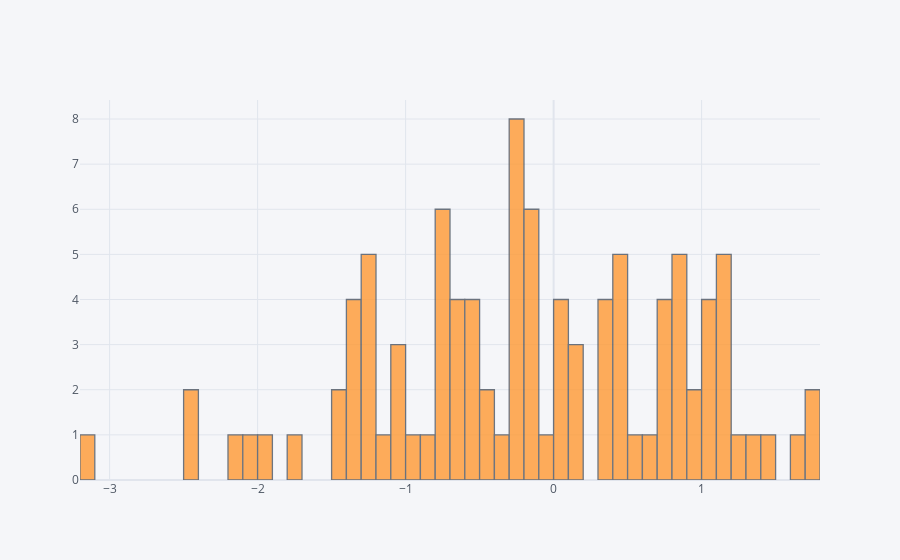

Notebook cell for this chart:
### Code cell
df['A'].iplot(kind='hist', bins=50)

### Figure 1 — Plotly figure (JSON) as saved in the notebook; plotly's stock layout.template omitted (floating-point values rounded to 4 significant figures)
{"data": [{"histfunc": "count", "histnorm": "", "marker": {"color": "rgba(255, 153, 51, 1.0)", "line": {"color": "#4D5663", "width": 1.3}}, "name": "A", "nbinsx": 50, "opacity": 0.8, "orientation": "v", "type": "histogram", "x": [-1.339, 0.5329, -0.1101, -0.7423, -0.5791, 1.224, -0.09865, -1.347, 0.4657, 0.8773, -0.6665, -0.2842, -1.391, 0.1786, -2.15, 0.3457, -0.7569, 0.7955, -1.219, -0.2474, 0.8026, 0.3107, 0.4489, 0.786, 1.375, -0.557, 0.1616, 1.005, 0.8832, -0.2606, 0.6626, -1.399, -0.1192, 1.439, 0.07866, -0.4558, -0.6331, 1.122, 0.04539, -0.1405, 0.3998, -1.208, 0.1617, -0.2376, -0.233, -0.637, -0.1526, 0.3214, 1.169, -1.419, -0.7958, -1.032, 0.906, 1.067, -1.037, -0.8747, -3.142, 0.4761, -0.2021, -1.21, 1.754, -1.191, 0.4597, -2.467, 0.004838, -1.244, 0.854, 0.06224, -1.021, -1.988, -0.9599, -0.4955, -0.3758, -0.2231, 0.7666, 0.8629, -0.7187, -0.6814, -2.419, -0.1064, -1.767, -0.2336, -1.458, -0.7137, 0.7955, -0.7613, 0.9244, 1.152, 1.045, 1.776, -2.052, 1.026, 0.4734, -0.1933, -1.235, -0.5271, 1.167, -0.592, 1.652, 1.144]}], "layout": {"barmode": "overlay", "legend": {"bgcolor": "#F5F6F9", "font": {"color": "#4D5663"}}, "paper_bgcolor": "#F5F6F9", "plot_bgcolor": "#F5F6F9", "title": {"font": {"color": "#4D5663"}}, "xaxis": {"gridcolor": "#E1E5ED", "showgrid": true, "tickfont": {"color": "#4D5663"}, "title": {"font": {"color": "#4D5663"}, "text": ""}, "zerolinecolor": "#E1E5ED"}, "yaxis": {"gridcolor": "#E1E5ED", "showgrid": true, "tickfont": {"color": "#4D5663"}, "title": {"font": {"color": "#4D5663"}, "text": ""}, "zerolinecolor": "#E1E5ED"}}}
